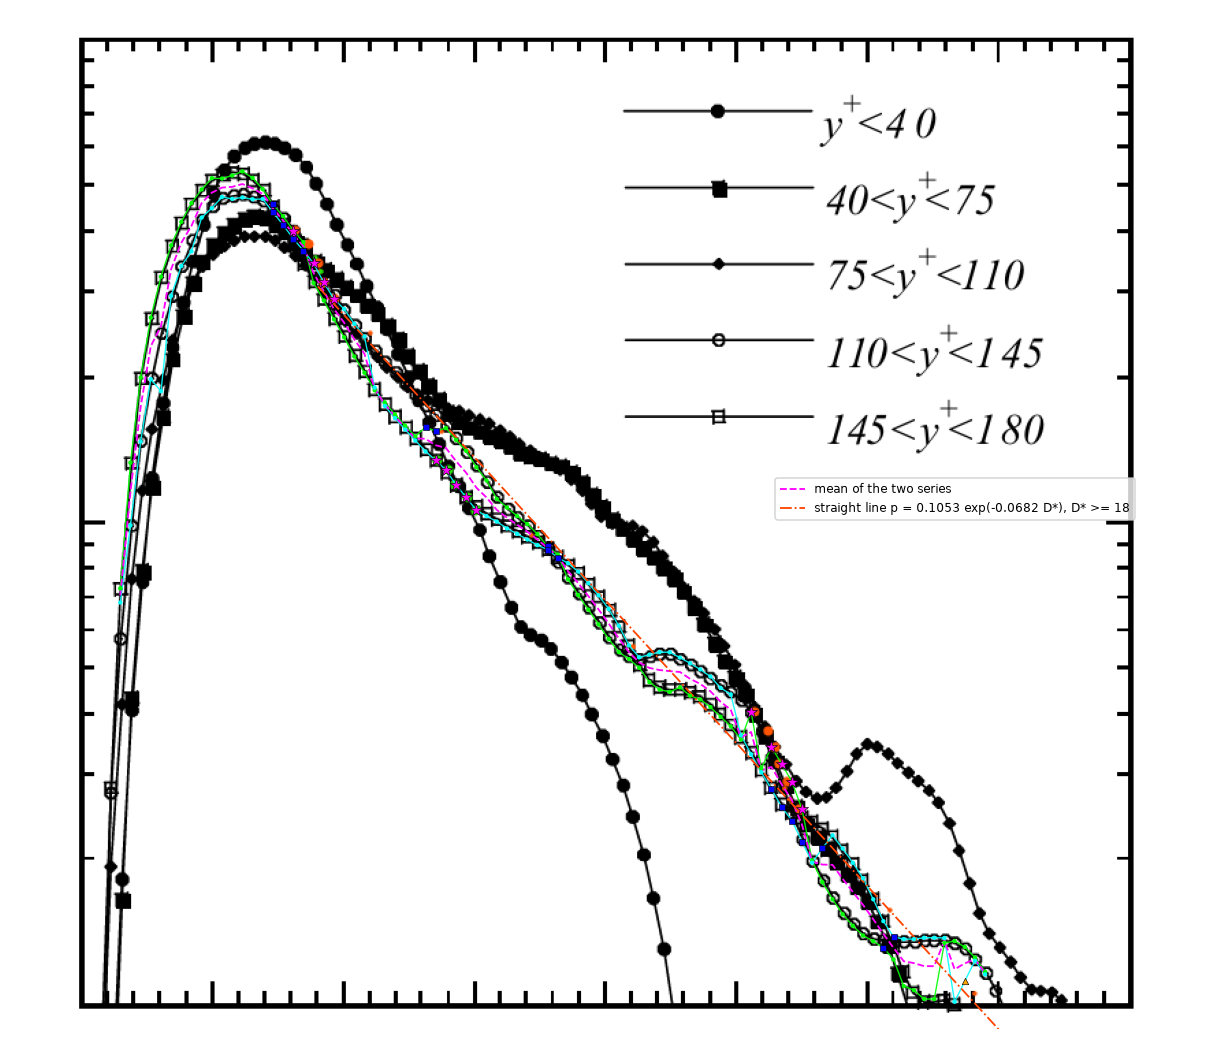

Write the Python code that produced this figure.
"""das2006_open_on_dots.py  Draw the open-symbol curve of the diameter pdf (plot_das2006_open_pdf.grid_curve, with the hand-marked points) on the copy of Fig. 7a that carries the hand-marked dots
(das2006_fig7a_dots.png): the upper series (green line), the lower series (cyan), their mean P (magenta, dashed), the points by status (green dot found, blue square refined on black pixels, orange
triangle interpolated, magenta star hand-marked) and the straight-line tail (orange, D* >= 18).  Writes das2006_open_on_dots.png.   Usage: python das2006_open_on_dots.py
"""
import os

import numpy as np
from PIL import Image
import matplotlib
matplotlib.use("Agg")
import matplotlib.pyplot as plt

import plot_das2006_open_pdf as po

HERE = os.path.dirname(os.path.abspath(__file__))


def main():
    pn = po.PANELS["D"]
    im, pts_all = po.open_points(pn)
    good = po.reject_outliers(im, pts_all, pn)
    x, P, series, flag, h, strength = po.grid_curve(pn, im, pts_all[good], tracking=True, gate=0.18, manual=po.manual_points())
    c = po.DOTS_CROP
    to_px = lambda d: c["x0"] + d / c["xmax"] * (c["x1"] - c["x0"])
    to_py = lambda p: c["y0"] + (c["top_exp"] - np.log10(p)) / c["decades"] * (c["y1"] - c["y0"])
    img = np.array(Image.open(os.path.join(HERE, "das2006_fig7a_dots.png")).convert("RGB"))
    fig, ax = plt.subplots(figsize=(11, 9.5))
    ax.imshow(img)
    for t, colour in ((0, "lime"), (1, "cyan")):
        ax.plot(to_px(x), to_py(series[t]), c=colour, lw=0.9, alpha=0.9)
        for f, mk, col, sz in ((0, "o", colour, 8), (2, "s", "blue", 18), (1, "^", "orange", 18), (3, "*", "magenta", 70)):
            sel = flag[t] == f
            ax.scatter(to_px(x[sel]), to_py(series[t][sel]), s=sz, c=col, marker=mk, edgecolors="k" if f else "none", linewidths=0.4, zorder=5)
    ax.plot(to_px(x), to_py(P), c="magenta", lw=1.2, ls="--", label="mean of the two series")
    xt = np.linspace(18, 80, 100)
    ax.plot(to_px(xt), to_py(0.1053 * np.exp(-0.0682 * xt)), c="orangered", lw=1.2, ls="-.", label="straight line p = 0.1053 exp(-0.0682 D*), D* >= 18")
    ax.set_xlim(190, 990)
    ax.set_ylim(780, 40)
    ax.axis("off")
    ax.legend(loc="upper right", bbox_to_anchor=(0.99, 0.55), fontsize=8)
    fig.tight_layout()
    fig.savefig(os.path.join(HERE, "das2006_open_on_dots.png"), dpi=110)
    print("grid points %d; found %d + %d, refined %d + %d, interpolated %d + %d, hand-marked %d + %d" % (
        len(x), (flag[0] == 0).sum(), (flag[1] == 0).sum(), (flag[0] == 2).sum(), (flag[1] == 2).sum(), (flag[0] == 1).sum(), (flag[1] == 1).sum(), (flag[0] == 3).sum(), (flag[1] == 3).sum()))
    ms = po.manual_points()
    for name, d, p in ms:
        k = int(np.argmin(np.abs(x - d)))
        near = [("upper", series[0][k]), ("lower", series[1][k])]
        print("  dot %-6s D* %.1f p %.4f -> grid D* %.1f (offset %.2f); series there: upper %.4f, lower %.4f; flags %d %d" % (name, d, p, x[k], x[k] - d, near[0][1], near[1][1], flag[0][k], flag[1][k]))


if __name__ == "__main__":
    main()
